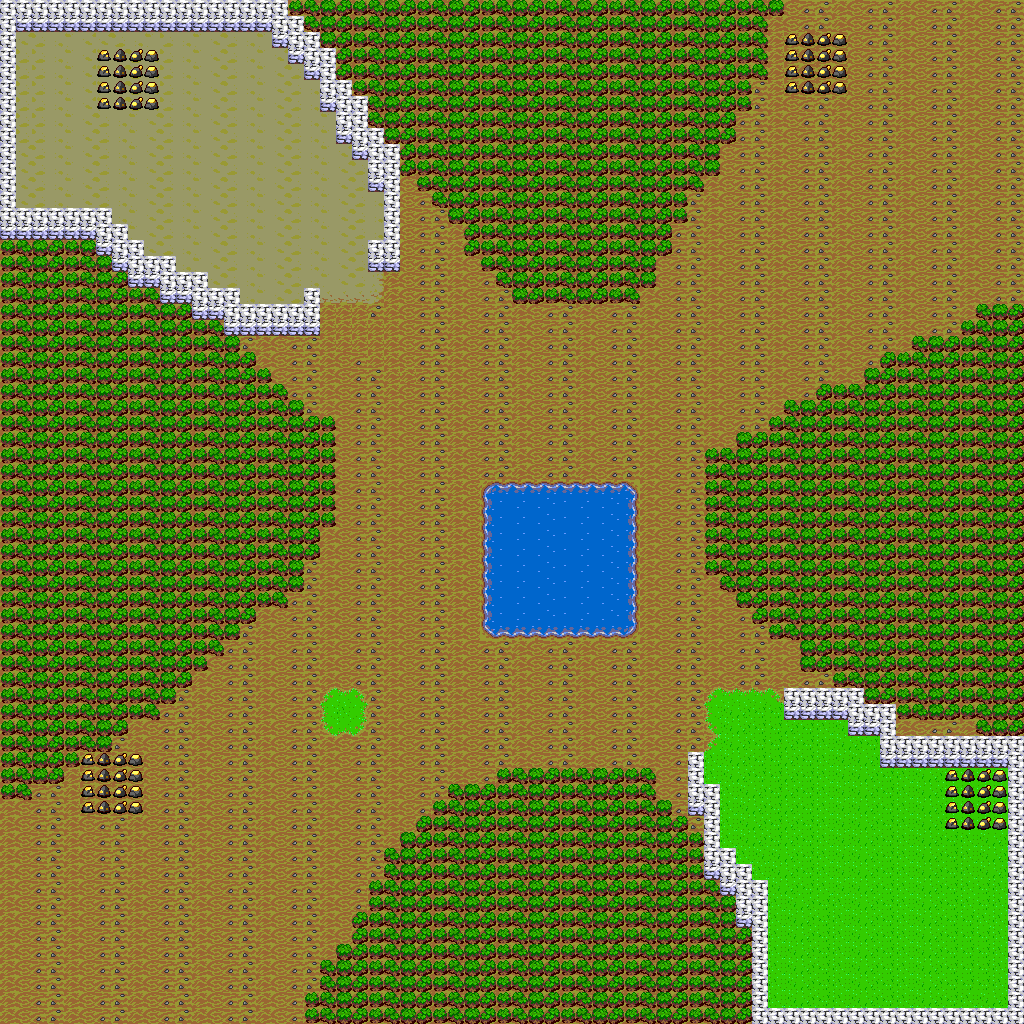

The image is a tile-based game level rendered from a .tmx file. Its description and source (layers, tilesets, objects; grid data summarised) follow:
An orthogonal 64x64 tile map with 16x16 px tiles, 1 tile layer (Map), 4 tilesets and 26 objects (Custom).

<map version="1.10" tiledversion="1.12.1" class="The test map" orientation="orthogonal" renderorder="right-down" width="64" height="64" tilewidth="16" tileheight="16" infinite="0" nextlayerid="5" nextobjectid="126">
 <editorsettings>
  <export target="../../../assets/map/base.fgm" format="Future Glimpses map (*.fgm)" />
 </editorsettings>
 <properties>
  <property name="AI_MODE" type="int" propertytype="AI_MODE" value="2" />
  <property name="ENABLE_BARRACKS" type="bool" value="true" />
  <property name="ENABLE_BLACKSMITH" type="bool" value="true" />
  <property name="ENABLE_FARM" type="bool" value="true" />
  <property name="ENABLE_STABLES" type="bool" value="true" />
  <property name="ENABLE_TOWER" type="bool" value="true" />
  <property name="ENABLE_TURRET" type="bool" value="false" />
  <property name="ENABLE_UPGRADE_ARCHER" type="bool" value="false" />
  <property name="ENABLE_UPGRADE_KNIGHT" type="bool" value="false" />
  <property name="ENABLE_UPGRADE_MAGE" type="bool" value="false" />
  <property name="ENABLE_UPGRADE_SOLDIER" type="bool" value="false" />
  <property name="MSG_DESCRIPTION" value="Bla bla bla long description" />
  <property name="MSG_LOSE" value="You lose" />
  <property name="MSG_TITLE" value="The map title" />
  <property name="MSG_WIN" value="You win" />
  <property name="PEACE_TIME" type="int" value="30" />
  <property name="RES_GOLD_COMPUTER" type="int" value="1000" />
  <property name="RES_GOLD_PLAYER" type="int" value="1000" />
  <property name="RES_WOOD_COMPUTER" type="int" value="500" />
  <property name="RES_WOOD_PLAYER" type="int" value="500" />
  <property name="UPGRADED_ARCHER_COMPUTER" type="bool" value="false" />
  <property name="UPGRADED_ARCHER_PLAYER" type="bool" value="false" />
  <property name="UPGRADED_KNIGHT_COMPUTER" type="bool" value="false" />
  <property name="UPGRADED_KNIGHT_PLAYER" type="bool" value="false" />
  <property name="UPGRADED_MAGE_COMPUTER" type="bool" value="false" />
  <property name="UPGRADED_MAGE_PLAYER" type="bool" value="false" />
  <property name="UPGRADED_SOLDIER_COMPUTER" type="bool" value="false" />
  <property name="UPGRADED_SOLDIER_PLAYER" type="bool" value="false" />
 </properties>
 <tileset firstgid="1" source="../tileset.tsx" />
 <tileset firstgid="257" source="../units/units.tsx" />
 <tileset firstgid="267" source="../buildings/big_buildings.tsx" />
 <tileset firstgid="273" source="../buildings/small_buildings.tsx" />
 <layer id="1" name="Map" width="64" height="64">
  <data>[4096 cells, 4096 non-empty, 53 distinct tile ids]</data>
 </layer>
 <objectgroup id="2" name="Units/Buildings">
  <object id="71" template="../units/P_Worker.tx" x="848" y="848" />
  <object id="72" template="../units/P_Worker.tx" x="928" y="864" />
  <object id="73" template="../units/P_Worker.tx" x="880" y="864" />
  <object id="74" template="../units/P_Worker.tx" x="768" y="896" />
  <object id="94" template="../buildings/C_City_Hall.tx" x="32" y="160" />
  <object id="105" template="../buildings/P_Tower.tx" x="832" y="960" />
  <object id="106" template="../buildings/P_Farm.tx" x="768" y="960" />
  <object id="107" template="../buildings/P_Barracks.tx" x="816" y="1008" />
  <object id="108" template="../buildings/P_Blacksmith.tx" x="800" y="960" />
  <object id="109" template="../buildings/P_Stables.tx" x="864" y="1008" />
  <object id="110" template="../buildings/P_City_Hall.tx" x="768" y="1008" />
  <object id="111" template="../units/P_Archer.tx" x="800" y="896" />
  <object id="112" template="../units/P_Soldier.tx" x="784" y="896" />
  <object id="113" template="../units/P_Knight.tx" x="816" y="896" />
  <object id="114" template="../units/P_Mage.tx" x="832" y="896" />
  <object id="115" template="../units/C_Worker.tx" x="240" y="240" />
  <object id="116" template="../units/C_Soldier.tx" x="256" y="240" />
  <object id="117" template="../units/C_Archer.tx" x="272" y="240" />
  <object id="118" template="../units/C_Knight.tx" x="288" y="240" />
  <object id="119" template="../units/C_Mage.tx" x="304" y="240" />
  <object id="120" template="../buildings/C_Barracks.tx" x="80" y="160" />
  <object id="121" template="../buildings/C_Stables.tx" x="128" y="160" />
  <object id="122" template="../buildings/C_Farm.tx" x="32" y="192" />
  <object id="123" template="../buildings/C_Blacksmith.tx" x="64" y="192" />
  <object id="124" template="../buildings/C_Tower.tx" x="96" y="192" />
  <object id="125" template="../units/P_Worker.tx" name="Custom" x="800" y="848">
   <properties>
    <property name="CUSTOM" type="bool" value="true" />
    <property name="MAX_DAMAGE" type="int" value="32" />
    <property name="MAX_HEALTH" type="int" value="555" />
    <property name="MIN_DAMAGE" type="int" value="7" />
   </properties>
  </object>
 </objectgroup>
</map>
